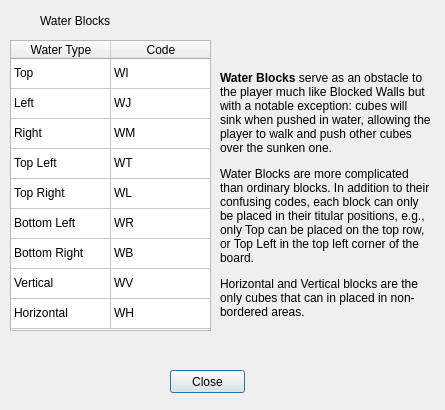
<?xml version="1.0" encoding="UTF-8"?>
<ui version="4.0">
 <class>legendDiagWater</class>
 <widget class="QDialog" name="legendDiagWater">
  <property name="geometry">
   <rect>
    <x>0</x>
    <y>0</y>
    <width>445</width>
    <height>410</height>
   </rect>
  </property>
  <property name="minimumSize">
   <size>
    <width>445</width>
    <height>410</height>
   </size>
  </property>
  <property name="windowTitle">
   <string notr="true">Water Blocks Legend - app-name</string>
  </property>
  <property name="styleSheet">
   <string notr="true">QTableWidget {
	font-size: 9pt;
	font-family: &quot;Source Code Pro&quot;, &quot;Consolas&quot;;
}
</string>
  </property>
  <widget class="QLabel" name="lbHeader">
   <property name="geometry">
    <rect>
     <x>40</x>
     <y>10</y>
     <width>131</width>
     <height>21</height>
    </rect>
   </property>
   <property name="styleSheet">
    <string notr="true">font: 75 16pt &quot;Open Sans&quot;;
qproperty-alignment: AlignCenter;</string>
   </property>
   <property name="text">
    <string notr="true">Water Blocks</string>
   </property>
  </widget>
  <widget class="QLabel" name="lbDesc">
   <property name="geometry">
    <rect>
     <x>220</x>
     <y>40</y>
     <width>211</width>
     <height>311</height>
    </rect>
   </property>
   <property name="styleSheet">
    <string notr="true">font: 75 9pt &quot;Open Sans&quot;;
qproperty-alignment: AlignTop;</string>
   </property>
   <property name="text">
    <string notr="true">&lt;p&gt;&lt;span style=&quot; font-weight:700;&quot;&gt;Water Blocks&lt;/span&gt; serve as an obstacle to the player much like Blocked Walls but with a notable exception: cubes will sink when pushed in water, allowing the player to walk and push other cubes over the sunken one.&lt;/p&gt;&lt;p&gt;Water Blocks are more complicated than ordinary blocks. In addition to their confusing codes, each block can only be placed in their titular positions, e.g., only Top can be placed on the top row, or Top Left in the top left corner of the board.&lt;/p&gt;&lt;p&gt;Horizontal and Vertical blocks are the only cubes that can in placed in non-bordered areas.&lt;/p&gt;</string>
   </property>
   <property name="wordWrap">
    <bool>true</bool>
   </property>
  </widget>
  <widget class="QTableWidget" name="tableCodes">
   <property name="geometry">
    <rect>
     <x>10</x>
     <y>40</y>
     <width>201</width>
     <height>291</height>
    </rect>
   </property>
   <property name="verticalScrollBarPolicy">
    <enum>Qt::ScrollBarAlwaysOff</enum>
   </property>
   <property name="horizontalScrollBarPolicy">
    <enum>Qt::ScrollBarAlwaysOff</enum>
   </property>
   <property name="autoScroll">
    <bool>false</bool>
   </property>
   <property name="editTriggers">
    <set>QAbstractItemView::NoEditTriggers</set>
   </property>
   <property name="selectionMode">
    <enum>QAbstractItemView::NoSelection</enum>
   </property>
   <attribute name="verticalHeaderVisible">
    <bool>false</bool>
   </attribute>
   <row>
    <property name="text">
     <string notr="true"/>
    </property>
   </row>
   <row>
    <property name="text">
     <string notr="true"/>
    </property>
   </row>
   <row>
    <property name="text">
     <string notr="true"/>
    </property>
   </row>
   <row>
    <property name="text">
     <string notr="true"/>
    </property>
   </row>
   <row>
    <property name="text">
     <string notr="true"/>
    </property>
   </row>
   <row>
    <property name="text">
     <string notr="true"/>
    </property>
   </row>
   <row>
    <property name="text">
     <string notr="true"/>
    </property>
   </row>
   <row>
    <property name="text">
     <string notr="true"/>
    </property>
   </row>
   <row>
    <property name="text">
     <string notr="true"/>
    </property>
   </row>
   <column>
    <property name="text">
     <string notr="true">Water Type</string>
    </property>
   </column>
   <column>
    <property name="text">
     <string notr="true">Code</string>
    </property>
   </column>
   <item row="0" column="0">
    <property name="text">
     <string notr="true">Top</string>
    </property>
   </item>
   <item row="0" column="1">
    <property name="text">
     <string notr="true">WI</string>
    </property>
   </item>
   <item row="1" column="0">
    <property name="text">
     <string notr="true">Left</string>
    </property>
   </item>
   <item row="1" column="1">
    <property name="text">
     <string notr="true">WJ</string>
    </property>
   </item>
   <item row="2" column="0">
    <property name="text">
     <string notr="true">Right</string>
    </property>
   </item>
   <item row="2" column="1">
    <property name="text">
     <string notr="true">WM</string>
    </property>
   </item>
   <item row="3" column="0">
    <property name="text">
     <string notr="true">Top Left</string>
    </property>
   </item>
   <item row="3" column="1">
    <property name="text">
     <string notr="true">WT</string>
    </property>
   </item>
   <item row="4" column="0">
    <property name="text">
     <string notr="true">Top Right</string>
    </property>
   </item>
   <item row="4" column="1">
    <property name="text">
     <string notr="true">WL</string>
    </property>
   </item>
   <item row="5" column="0">
    <property name="text">
     <string notr="true">Bottom Left</string>
    </property>
   </item>
   <item row="5" column="1">
    <property name="text">
     <string notr="true">WR</string>
    </property>
   </item>
   <item row="6" column="0">
    <property name="text">
     <string notr="true">Bottom Right</string>
    </property>
   </item>
   <item row="6" column="1">
    <property name="text">
     <string notr="true">WB</string>
    </property>
   </item>
   <item row="7" column="0">
    <property name="text">
     <string notr="true">Vertical</string>
    </property>
   </item>
   <item row="7" column="1">
    <property name="text">
     <string notr="true">WV</string>
    </property>
   </item>
   <item row="8" column="0">
    <property name="text">
     <string notr="true">Horizontal</string>
    </property>
   </item>
   <item row="8" column="1">
    <property name="text">
     <string notr="true">WH</string>
    </property>
   </item>
  </widget>
  <widget class="QPushButton" name="btnClose">
   <property name="geometry">
    <rect>
     <x>170</x>
     <y>370</y>
     <width>75</width>
     <height>23</height>
    </rect>
   </property>
   <property name="text">
    <string notr="true">Close</string>
   </property>
  </widget>
 </widget>
 <resources/>
 <connections>
  <connection>
   <sender>btnClose</sender>
   <signal>clicked()</signal>
   <receiver>legendDiagWater</receiver>
   <slot>close()</slot>
   <hints>
    <hint type="sourcelabel">
     <x>307</x>
     <y>391</y>
    </hint>
    <hint type="destinationlabel">
     <x>222</x>
     <y>204</y>
    </hint>
   </hints>
  </connection>
 </connections>
</ui>
